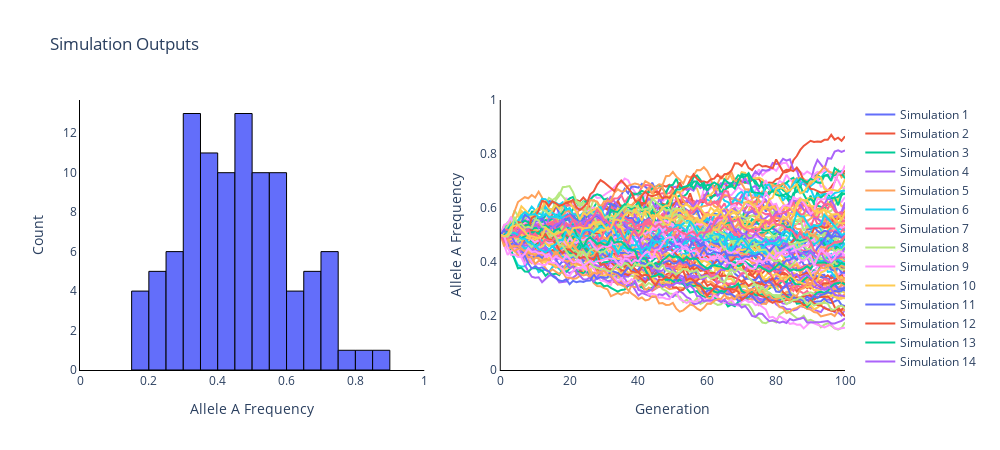

Notebook code cell kept with this figure:
### Code cell
# combining the plots above into subplots

from plotly.subplots import make_subplots
from plotly.graph_objs import *

fig = make_subplots(rows=1, cols=2)

simulations = []

for index, value in enumerate(freqA_list_sim):
    legend_title = f"Simulation {index + 1}"
    simulation = Scatter(x=list(range(len(value))), y=value, mode='lines', name=legend_title)
    simulations.append(simulation)

for simulation in simulations:
    fig.add_trace(simulation, row=1, col=2)

lastgen_freqA = []
for sim in freqA_list_sim:
    lastgen_freqA.append(sim[-1])

fig.add_trace(Histogram(x=lastgen_freqA, nbinsx=15), row=1, col=1)
fig.update_traces(marker_line_width=1,marker_line_color="black", showlegend=False, row=1, col=1)

fig.update_yaxes(title_text="Allele A Frequency", range=[0, 1], showline = True, linecolor = 'black', linewidth = 1, row=1, col=2)
fig.update_xaxes(title_text="Generation", showline = True, linecolor = 'black', linewidth = 1, row=1, col=2)
fig.update_yaxes(title_text="Count", showline = True, linecolor = 'black', linewidth = 1, row=1, col=1)
fig.update_xaxes(title_text="Allele A Frequency", range=[0, 1], showline = True, linecolor = 'black', linewidth = 1, row=1, col=1)


fig.update_layout(plot_bgcolor = 'white',
                  title_text="Simulation Outputs",
                  height=450, 
                  width=1000)
fig.show()
